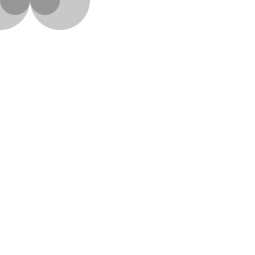
Frame 1 (no input)
Frame 60 (the mouse pressed at the canvas centre just before this capture): identical to frame 1, image omitted
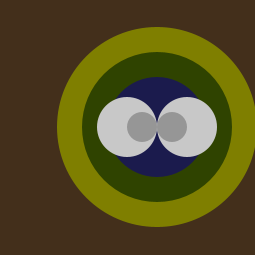
Frame 120 (the mouse held since frame 60 and released just before this capture)

The Processing sketch that drew these frames (run headless with seeded random() and noise(); from frame 60 on, the mouse is pressed at the canvas centre):

// Processing sketch: processing_165212
// ── processing_165212.pde

  void setup() {
    size(255,255);
  smooth();
ellipseMode(CENTER);
  }
   
  void draw () {
 
background(255);


//fill(74,181,179);
fill(mouseX-60,mouseY-80,mouseX-100);
if(mousePressed) ellipse(mouseX+30,mouseY,1000,1000);
fill(mouseX,mouseY,mouseX-150);
if(mousePressed) ellipse(mouseX+30,mouseY,200,200);
fill(mouseX-80,mouseY-60,mouseX-150);
if(mousePressed) ellipse(mouseX+30,mouseY,150,150);
fill(mouseX-100,mouseY-100,mouseX-50);
if(mousePressed) ellipse(mouseX+30,mouseY,100,100);



 fill(200);
 noStroke();
ellipse (mouseX,mouseY,60,60);
fill(200);
noStroke();
ellipse (mouseX+60,mouseY,60,60);
fill(150);
ellipse (mouseX+15,mouseY,30,30);
fill(150);
ellipse (mouseX+45,mouseY,30,30);



//dot(mouseX+50,mouseY+50);
//ellipse(



}
